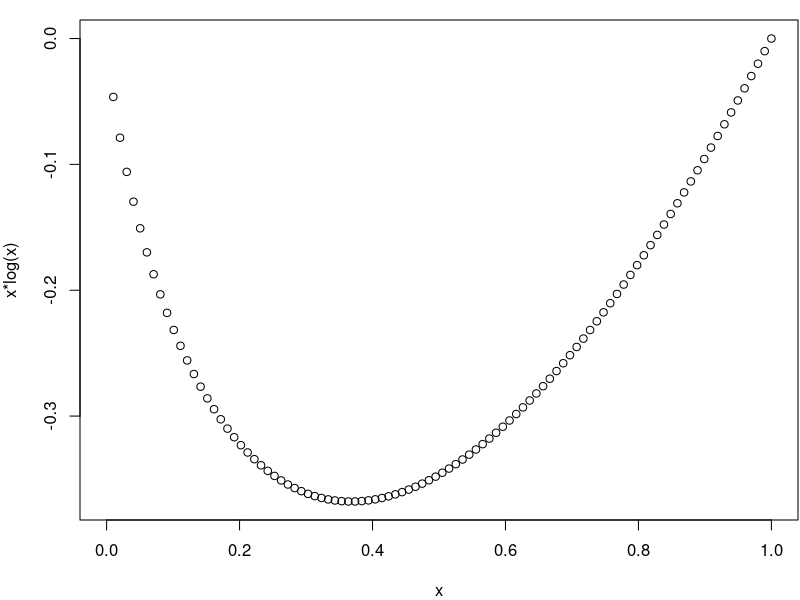
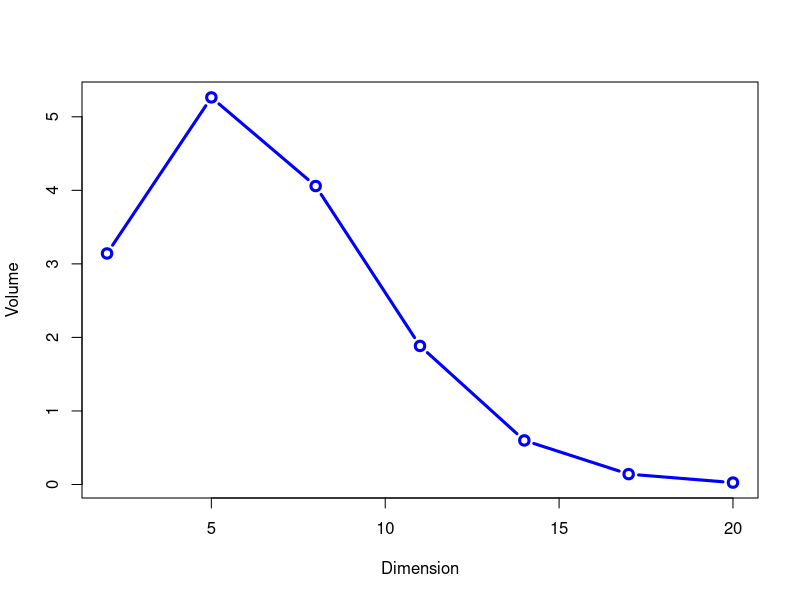

Reproduce these figures in R, in order.
## ---- chunk 1
options(htmltools.dir.version = FALSE)
# find.image searches subdirectories for partial match of argument. Useful when some images are dynamically generated
find.image=function(name){grep(name,list.files(recursive = TRUE),value=TRUE)}

# Example of how to use find.image to display an image
#![:scaleimgpct 100%](`r find.image("mnist_digits")`)

## ---- chunk 2
pars=par(no.readonly = TRUE)
par(mar=c(4,4,1,.1))
grid=seq(0,1,length.out = 100)
plot(grid,grid*log(grid),ylab="x*log(x)",xlab="x",ylim=c())
par(pars)
## ---- chunk 3
#compute some sphere volumes
N=20
dims=seq(2,N,by=3)
v=numeric(length(dims))
vol=function(d){(pi^(d/2))/(d*gamma(d/2)/2)}
for(i in 1:length(dims)){
  d=dims[i]
  v[i]=(pi^(d/2))/((d/2)*gamma(d/2))
  #print(paste(v[i],vol(d)))
}
plot(dims,v,type="b",lwd=3,col="blue",cex=1.25,xlab="Dimension",ylab="Volume")
## ---- chunk 4
suppressWarnings(require(knitr,quietly = TRUE))
suppressWarnings(require(kableExtra,quietly = TRUE))
df=data.frame(dim=dims,vol=v)
kable(df,format = "html")
